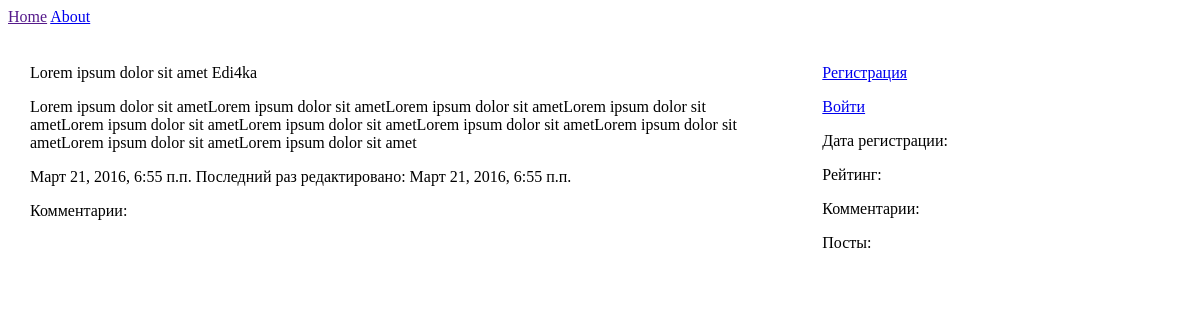
/blog/2/, run on an earlier commit of the app's database.
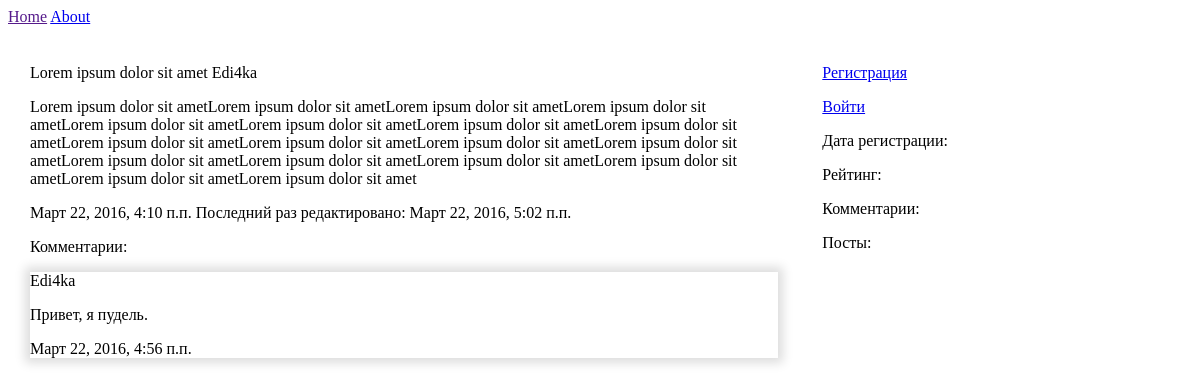
And on a later commit of the database.
### blog/models.py (models this page shows, shortened)
class Post(models.Model):
    title = models.CharField(max_length=200)
    text = models.TextField()
    author = models.ForeignKey('blog.NewUser')
    time_published = models.DateTimeField(auto_now_add=True)
    time_edited = models.DateTimeField(blank=True, null=True)
    rating = models.IntegerField(default=0)
    approved = models.BooleanField(default=False)
    tags = models.SlugField()

class NewUser(AbstractBaseUser,  PermissionsMixin):
    username = models.CharField(max_length=25, unique=True)
    password1 = models.CharField(max_length=25)
    password2 = models.CharField(max_length=25)
    rating = models.IntegerField(default=0)
    date_birth = models.DateField(blank=True, null=True)
    email = models.CharField(max_length=255)
    registration_date = models.DateTimeField(auto_now_add=True)
    is_staff = models.BooleanField(default=False)
    is_active = models.BooleanField(default=False)
    object = UserManager()
    USERNAME_FIELD = 'username'
    REQUIRED_FIELDS = ['email']

class Comment(models.Model):
    comment = models.ForeignKey(Post, on_delete=models.CASCADE)
    parent = models.ForeignKey('self', on_delete=models.CASCADE, blank=True, null=True, related_name='child')
    author = models.ForeignKey('blog.NewUser')
    text = models.TextField()
    time_published = models.DateTimeField(auto_now_add=True)
    time_edited = models.DateTimeField(blank=True, null=True)
    rating = models.IntegerField(default=0)

### blog/views.py (the view)
# urls.py: url(r'^blog/(?P<post_id>[0-9]+)/$', views.comments, name='comment_page'),
def comments(request, post_id):
    author = request.user
    posts = Post.objects.all()
    post = Post.objects.get(pk=post_id)
    comment_list = post.comment_set.all()
    if request.method == 'POST':
        form = AddComment(request.POST)
        if form.is_valid():
            comment = form.save(commit=False)
            comment.comment = post
            comment.author = author
            comment.save()
            return redirect('blog.views.comments', post_id=post_id)
    else:
        form = AddComment()
    return render(request, 'blog/comment_page.html',
                  {'post': post, 'comment_list': comment_list,
                   'posts': posts, 'form': form, 'author': author})

### templates/blog/comment_page.html (shortened to what this page needs)
{% extends 'blog/main_page.html' %}
{% block content %}
    <p>{{ post.title }} {{ post.author }}</p>
    <p>{{ post.text }}</p>
    <p>{{ post.time_published }} Последний раз редактировано:
        {% if post.time_edited %}{{ post.time_edited }}{% endif %}</p>
    <p>Комментарии:</p>
    {% for comment in comment_list %}
        <div class="box_shadow">
         <p>{{ comment.author }}</p>
         <p>{{ comment.text }}</p>
         <p>{{ comment.time_published }}
           </p>
        </div>
    {% endfor %}
{% endblock %}

What changed in the data, as far as the page shows it:
changed Post "Lorem ipsum dolor sit amet": text "…ametLorem ipsum dolor sit amet" → "…ametLorem ipsum dolor sit ametLorem ipsum dolor sit ametLorem ipsum dolor sit ametLorem ipsum dolor sit ametLorem ipsum dolor sit ametLorem ipsum dolor sit ametLorem ipsum dolor sit ametLorem ipsum dolor sit ametLorem ipsum dolor sit amet"; time_published "Март 21, 2016, 6:55 п.п." → "Март 22, 2016, 4:10 п.п."; time_edited "Март 21, 2016, 6:55 п.п." → "Март 22, 2016, 5:02 п.п."
added Comment: author "Edi4ka", text "Привет, я пудель.", time_published "Март 22, 2016, 4:56 п.п."
